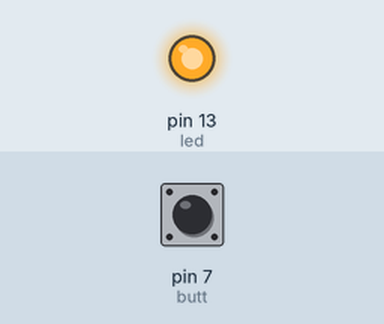
The sketch below on a simulated Arduino Uno, built with avr-gcc and run on an emulated ATmega328P. Parts: output pins drawn as LEDs (lit = HIGH). Inputs (shaded band) come from the test bench; at power-on: pin 7 (butt) LOW.

Above: at 1.2 s.
1.3 s: pin 7 (butt) pulled HIGH for 3.2 s
At 2.4 s:
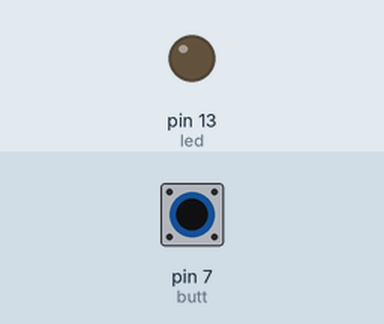
7.5 s: pin 7 (butt) pulled HIGH for 0.15 s
At 10.55 s:
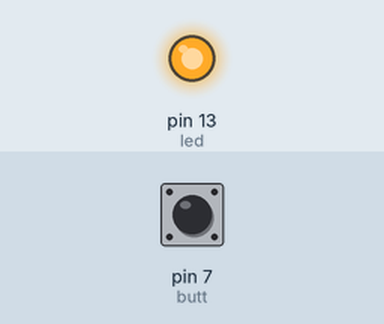
10.6 s: pin 7 (butt) pulled HIGH for 1 s
At 14.1 s:
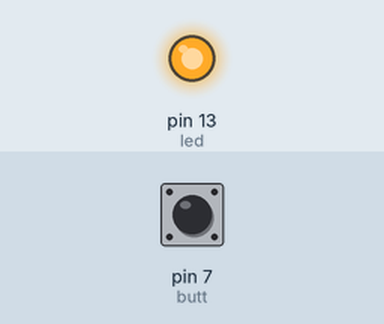
Timing chart, 0 to 15.6 s (numbered marks = the images above; inputs shaded):
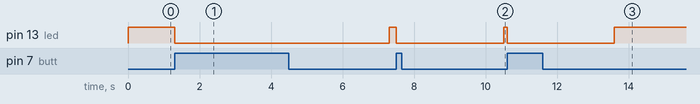

The sketch:

button_1.ino
```cpp
int led = 13, butt = 7;

void setup() {
  pinMode(led, OUTPUT);
  pinMode(butt, INPUT);
}

void loop() {
  if(digitalRead(butt)==HIGH) {
    digitalWrite(led, LOW);
    delay(3000);
    digitalWrite(led, HIGH);
  }
  else digitalWrite(led, HIGH);
}
```

Measured:
- after the input at 1.3 s, pin 13 (led): HIGH → LOW at once, → HIGH 6.0 s later
- after the input at 7.5 s, pin 13 (led): HIGH → LOW at once, → HIGH 3.0 s later
- after the input at 10.6 s, pin 13 (led): HIGH → LOW at once, → HIGH 3.0 s later
